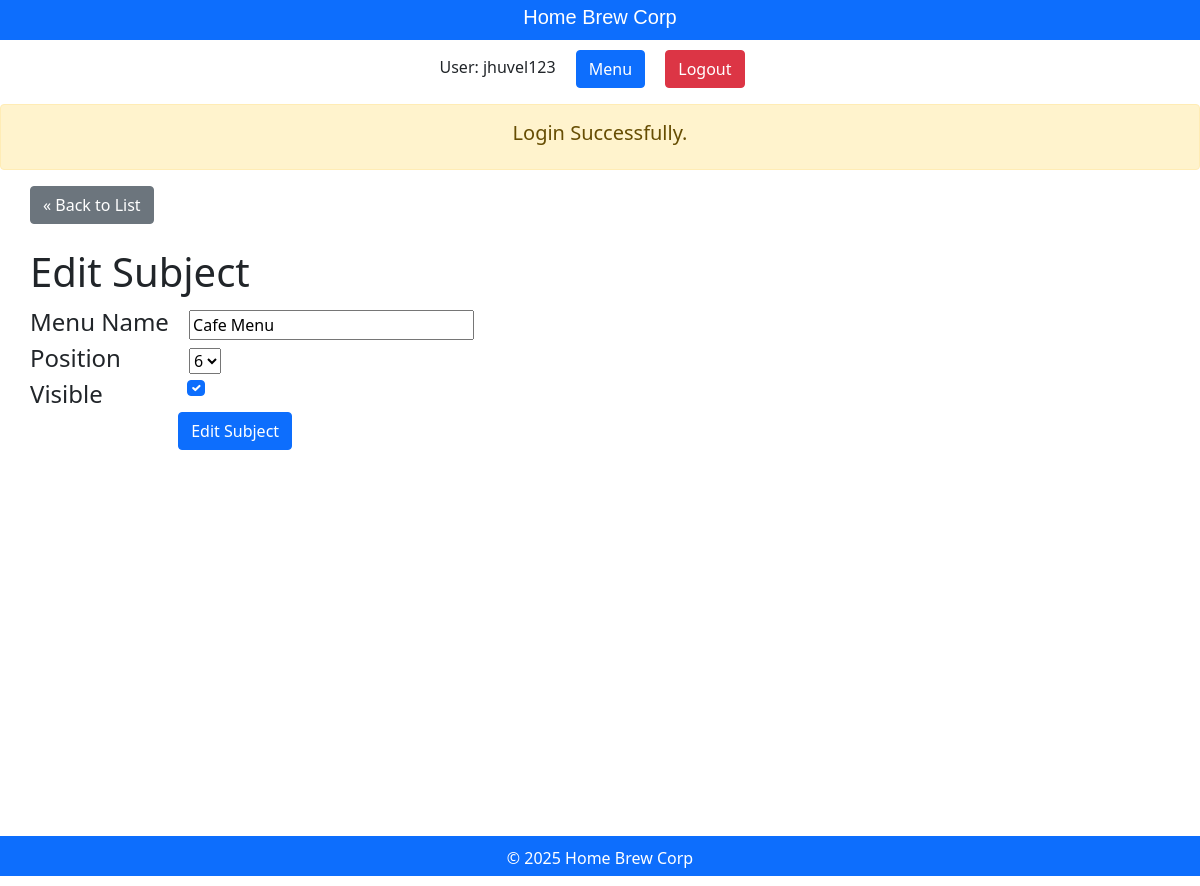
/staff/subjects/edit.php?id=13 (signed in), run on the app's committed database.
### tables this page shows
CREATE TABLE `subjects` (
  `id` int(11) NOT NULL,
  `menu_name` varchar(255) DEFAULT NULL,
  `position` int(3) DEFAULT NULL,
  `visible` tinyint(1) DEFAULT NULL
);

### private/database.php (called while the page is built, shortened)
<?php
function db_escape($connection, $string)
{
    return mysqli_escape_string($connection, $string);
}

### private/query_functions.php (called while the page is built, shortened)
<?php
function find_all_subjects($option = [])
{
    global $db;
    $visible = $option['visible'] ?? false;
    $sql = "SELECT * FROM subjects ";
    $sql .= "ORDER BY position ASC";
    $result = mysqli_query($db, $sql);
    return $result;
}
function find_subject_by_id($subject_id, $option = [])
{
    global $db;
    $visible = $option['visible'] ?? false;
    $sql = "SELECT * FROM subjects ";
    $sql .= "WHERE id='" . db_escape($db, $subject_id) . "'";
    $result = mysqli_query($db, $sql);
    $subject = mysqli_fetch_assoc($result);
    return $subject;
}

### public/staff/subjects/edit.php (the view, shortened to what this page needs)
<?php require_once('../../../private/initialize.php');
include(SHARED_PATH . '/staff_header.php');
$id = $_GET['id'];
if (is_post_request()) {
    $subject = [];
    $subject['id'] = $id;
    $subject['menu_name'] = $_POST['menu_name'] ?? '';
    $subject['position'] = $_POST['position'] ?? '';
    $subject['visible'] = $_POST['visible'] ?? '';
    $result = update_subject($subject);
    if ($result === true) {
        $_SESSION['message'] = 'The subject was updated successfully.';
        redirect_to('/staff/subjects/show.php?id=' . $id);
    } else {
        $errors = $result;
    }
} else {
    $subject = find_subject_by_id($id);
}
$subject_set = find_all_subjects();
$subject_count = mysqli_num_rows($subject_set);
?>
<div id="content">
    <a class="btn btn-secondary" href="<?php echo url_for('/staff/subjects/index.php') ?>">&laquo; Back to List</a>
    <h1 class="mt-4">Edit Subject</h1>
    <form action="<?php echo url_for('/staff/subjects/edit.php?id=' . hu($id)); ?>" method="post">
        <div class="form-group">
            <label class="fs-4 me-3" for="menu_name">Menu Name</label>
            <input type="text" class="w-25" name="menu_name" value="<?php echo h($subject['menu_name']) ?>">
        </div>
        <div class="form-group">
            <label class="fs-4 me-5" for="position">Position</label>
            <select class="ms-3" name="position">
                <?php
                for ($i = 1; $i <= $subject_count; $i++) {
                    echo "<option value=\"{$i}\"";
                    if ($subject['position'] == $i) {
                        echo "selected";
                    }
                    echo ">{$i}</option>";
                }
                ?>
            </select>
        </div>
        <div class="form-group">
            <label class="fs-4 me-4 pe-2" for="visible">Visible</label>
            <input class="form-check-input ms-5 px-2" type="checkbox" name="visible" value="1" <?php if ($subject['visible'] == "1") {
                                                                                                    echo "checked";
                                                                                                } ?>>
        </div>
        <input type="submit" value="Edit Subject" class="btn btn-primary ms-5"></input>
    </form>
</div>
<?php include(SHARED_PATH . '/staff_footer.php'); ?>

### public/stylesheets/staff.css (style rules this page uses)
body { margin: 0; padding: 0; }
#content { width: auto; min-height: 650px; padding: 0 30px; }

### data on the page
subjects: menu_name "Cafe Menu", position "6", visible "☑"

### other printed values
$_SESSION['username'] "jhuvel123"
$message "Login Successfully."
